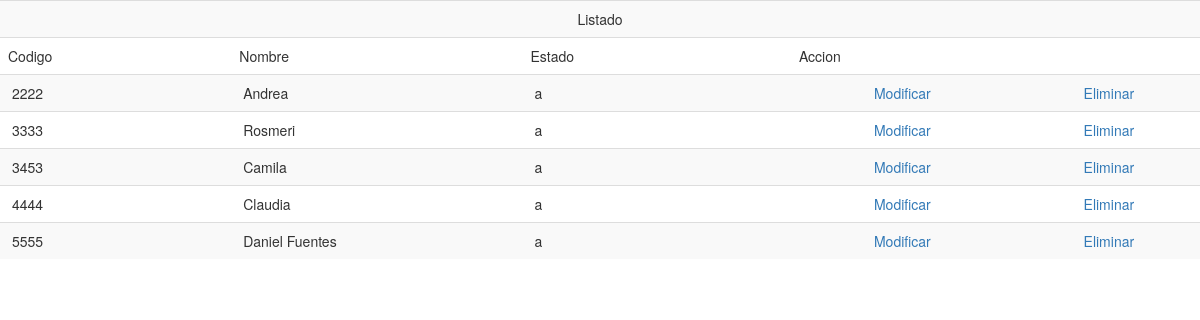
Page /control/procesos.php?opc=3 on the committed database.
### tables this page shows
CREATE TABLE `actor` (
  `codigoActor` char(4) NOT NULL,
  `nombre` char(50) NOT NULL,
  `estado` char(1) NOT NULL
);

### Control/clases.php (called while the page is built, shortened)
<?php
class actor {
	function actor($_codigoActor, $_nombre, $_estado) {
		$this->codigoActor = $_codigoActor;
		$this->nombre = $_nombre;
		$this->estado = $_estado;
	}
	public static function listar($opc, $campo, $valor) {
		include ("../Conexion/conexion.php");
		$mat = array ();
		if ($opc == 3)
			$consulta = "select codigoActor,nombre,estado from actor where estado = 'a'";
		$resultado = mysqli_query ( $cnn, $consulta );
		$registros = mysqli_num_rows ( $resultado );
		if ($registros == 0)
			echo "<script type 'text/javascript'>alert('No existen actores');history.back();</script>";
		else {
			for($i = 0; $i < $registros; $i ++) {
				$datos = mysqli_fetch_array ( $resultado );
				array_push ( $mat, actor::mostrar ( $datos ) );
			}
			return $mat;
		}
	}
	public static function mostrar($datos) {
		$_codigoActor = $datos ["codigoActor"];
		$_nombre = $datos ["nombre"];
		$_estado = $datos ["estado"];
		$actor = new actor ( $_codigoActor, $_nombre, $_estado );
		return $actor;
	}
}
?>

### Vista/listadoactor.php (the view, shortened to what this page needs)
<!DOCTYPE html>
<html>
<head>
<link data-require="bootstrap@*" data-semver="3.3.6" rel="stylesheet"
	href="https://maxcdn.bootstrapcdn.com/bootstrap/3.3.6/css/bootstrap.css" />
<link data-require="bootstrap-css@*" data-semver="3.3.6"
	rel="stylesheet"
	href="https://maxcdn.bootstrapcdn.com/bootstrap/3.3.6/css/bootstrap.css" />
<link data-require="bootstrap-glyphicons@*" data-semver="3.2.1"
	rel="stylesheet"
	href="http://netdna.bootstrapcdn.com/twitter-bootstrap/2.3.1/img/glyphicons-halflings.png" />
</head>
<body>
	<div class="form-group">
		<table class="table table-striped">
			<tr>
				<td colspan="6" align="center">Listado</td>
			</tr>
			<tr>
				<td width="81">Codigo</td>
				<td width="102">Nombre</td>
				<td width="94">Estado</td>
				<td colspan="2">Accion</td>
			</tr>
    <?php foreach($procesoactor as $listaractor){?>
    <tr>
				<td>&nbsp;<?php echo $listaractor->codigoActor;?></td>
				<td>&nbsp;<?php echo $listaractor->nombre;?></td>
				<td>&nbsp;<?php echo $listaractor->estado;?></td>
				<td width="63" align="center">&nbsp;<a
					href="../Control/procesos.php?opc=5&valor=<?php echo $listaractor->codigoActor;?>">Modificar</a></td>
				<td width="52" align="center">&nbsp; <a
					href="../Control/procesos.php?opc=7&valor=<?php echo $listaractor->codigoActor;?>">Eliminar</a></td>
			</tr>
    <?php }?>
  </table>
	</div>
</body>
</html>

### Control/procesos.php (shortened to what this page needs)
<?php
include $_SERVER ['DOCUMENT_ROOT'] . '/Cinemateca/Control/clases.php';
switch ($_REQUEST ["opc"]) {
	case 3 :
		$opc = $_REQUEST ["opc"];
		$campo = empty ( $_POST ["campo"] ) ? 0 : $_POST ["campo"];
		$valor = empty ( $_POST ["valor"] ) ? 0 : $_POST ["valor"];
		$procesoactor = actor::listar ( $opc, $campo, $valor );
		include ("../vista/listadoactor.php");
		exit ();
		break;
}
?>

### rows in the picture
actor: codigoActor "2222", nombre "Andrea", estado "a"
actor: codigoActor "3333", nombre "Rosmeri", estado "a"
actor: codigoActor "3453", nombre "Camila", estado "a"
actor: codigoActor "4444", nombre "Claudia", estado "a"
actor: codigoActor "5555", nombre "Daniel Fuentes", estado "a"
